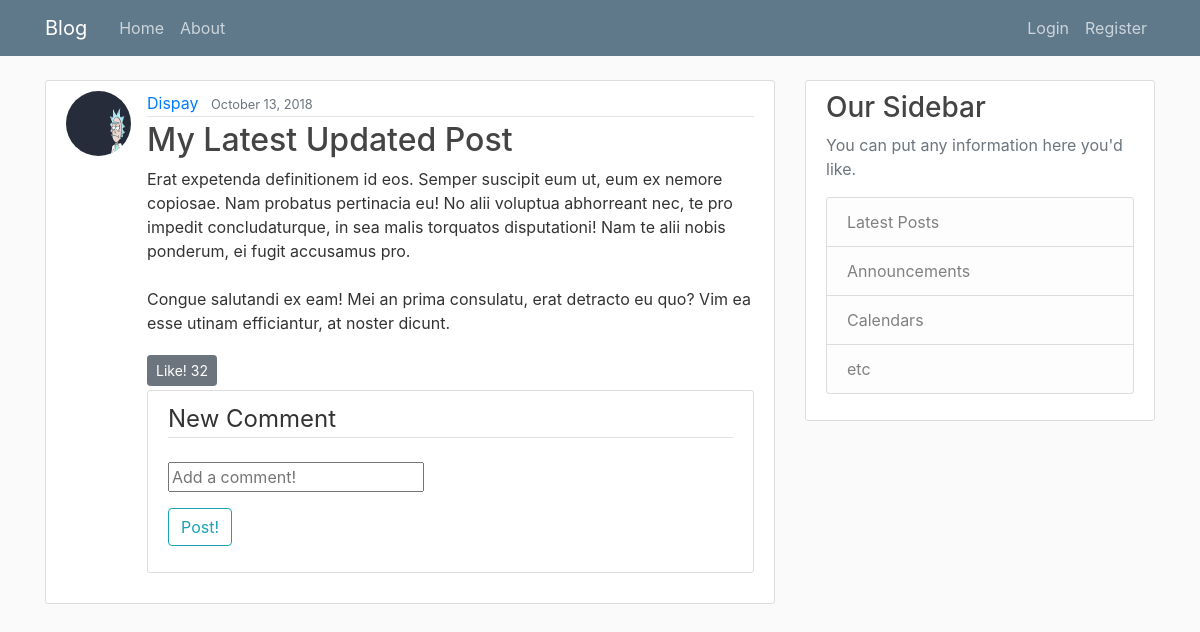
Before: /post/30/ with the older database file.
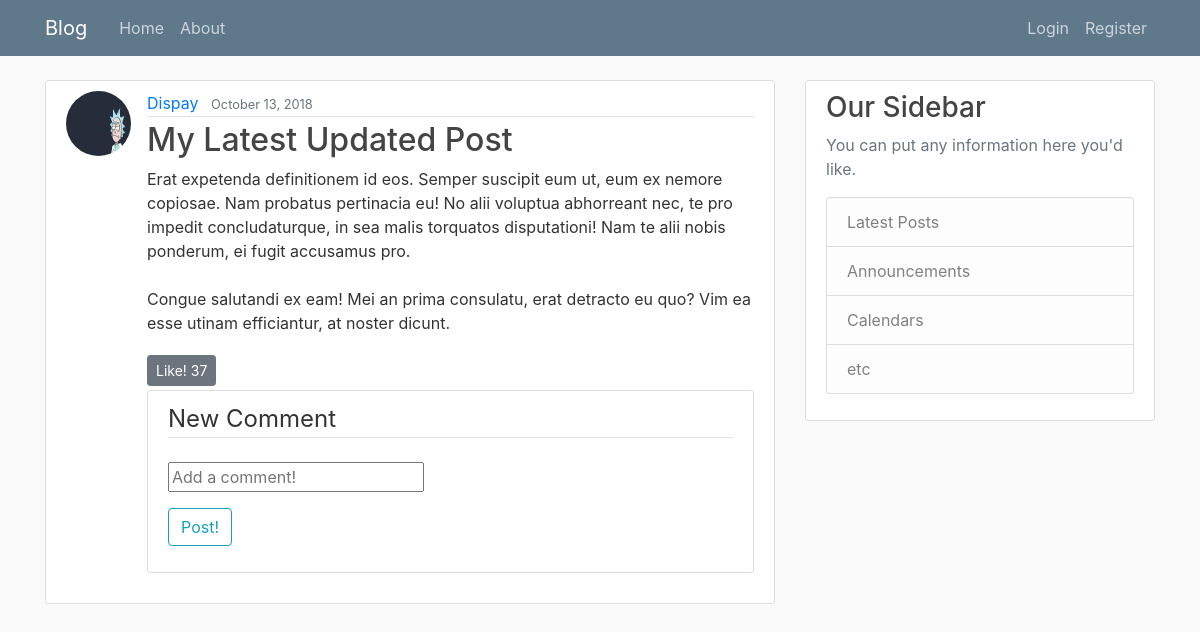
After: the same page with the newer database file.
### blog/models.py (models this page shows, shortened)
class Post(models.Model):
    title = models.CharField(max_length=100)
    content = models.TextField() #unrestricted size
    date_posted = models.DateTimeField(default=timezone.now)
    author = models.ForeignKey(User, on_delete=models.CASCADE)
    likes = models.IntegerField(default=0)
    comment = models.ManyToManyField(Comment, blank=True)

### users/models.py (models this page shows, shortened)
class Profile(models.Model):
    user = models.OneToOneField(User, on_delete=models.CASCADE)
    image = models.ImageField(default='default.jpg', upload_to='profile_pics')
    bio = models.TextField()

### blog/views.py (the view)
# urls.py: path('post/<int:pk>/', PostDetailView.as_view(), name = 'post-detail'),
class PostDetailView(DetailView):
    model = Post

### blog/templates/blog/post_detail.html (shortened to what this page needs)
{% extends "blog/base.html" %}
{% load crispy_forms_tags %}
{% block content %}
    <article class="media content-section">
     <img class="rounded-circle article-img" src="{{ object.author.profile.image.url }}" alt="">
      <div class="media-body">
        <div class="article-metadata">
          <a class="mr-2" href="{% url 'user-post' object.author.username %}">{{ object.author }}</a>
          <small class="text-muted">{{ object.date_posted|date:'F d, Y' }}</small>
        </div>
        <h2 class="article-title">{{ object.title }}</h2>
        <p class="article-content">{{ object.content }}</p>
        {% if user.is_authenticated %}
        <a class="btn btn-secondary btn-sm mt-1 mb-1" onclick="like({{object.id}})">Like! <span id="likes{{object.id}}">{{object.likes}}</span></a>
        {% else %}
        <a class="btn btn-secondary btn-sm mt-1 mb-1" href="{% url 'login' %}">Like! <span id="likes{{object.id}}">{{object.likes}}</span></a>
        {% endif %}</a>
        <div class="content-section">
    <form action="comment/" method="POST">
      <fieldset class="form-group">
        <legend class="border-bottom mb-4">New Comment</legend>
        <input type="text" name="comment" placeholder="Add a comment!">
      </fieldset>
      <div class="form-group">
        <button class="btn btn-outline-info" type="submit">Post!</button>
      </div>
    </form>
  </div>
      </div>
    </article>
{% endblock content %}

Changed rows visible on the page:
changed Post "My Latest Updated Post": likes "32" → "37"
